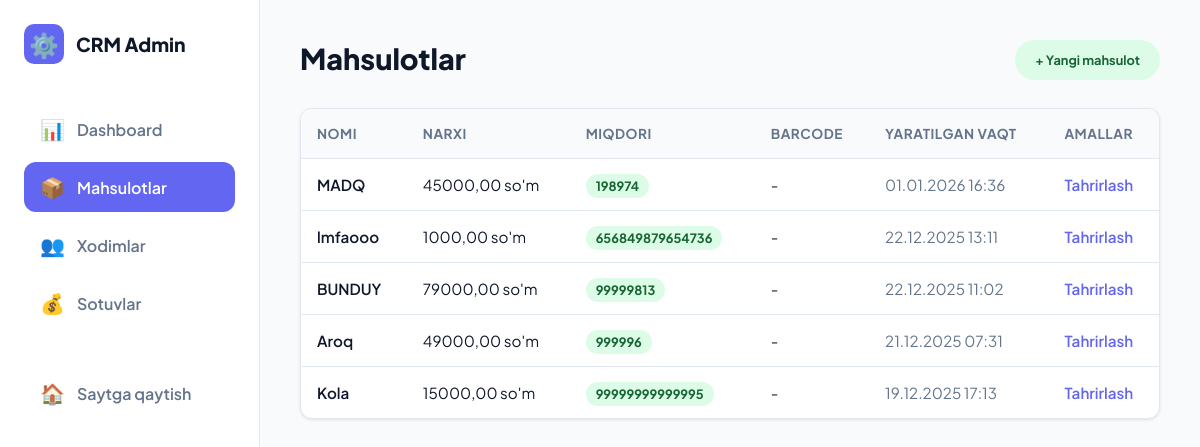
Page /admin-panel/products/ (signed in) on the earlier database version.
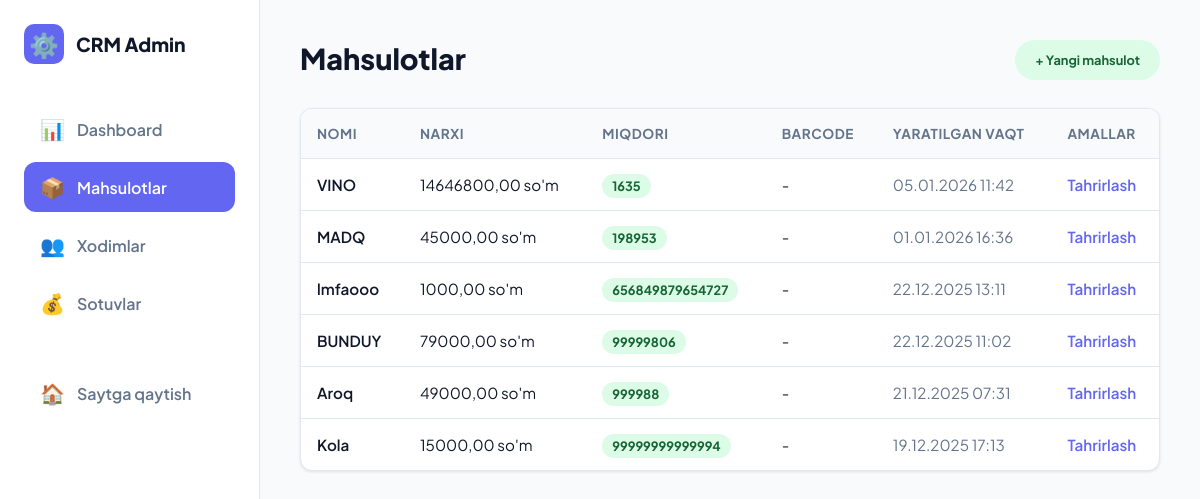
Same page on the later database version.
### mahsulotlar/models.py (models this page shows, shortened)
class Mahsulot(models.Model):
    nomi = models.CharField(max_length=200, verbose_name='Mahsulot nomi')
    narx = models.DecimalField(max_digits=10, decimal_places=2, verbose_name='Narx')
    miqdor = models.IntegerField(verbose_name='Miqdor', default=0)
    turi = models.ForeignKey(
        MahsulotTuri,
        on_delete=models.SET_NULL,
        null=True,
        blank=True,
        verbose_name='Mahsulot turi',
        related_name='mahsulotlar'
    )
    barcode = models.CharField(
        max_length=100,
        verbose_name='Barcode',
        blank=True,
        null=True,
        unique=True,
        help_text='Mahsulot barcode raqami'
    )
    yaratilgan_vaqt = models.DateTimeField(auto_now_add=True, verbose_name='Yaratilgan vaqt')
    yangilangan_vaqt = models.DateTimeField(auto_now=True, verbose_name='Yangilangan vaqt')
    class Meta:
        verbose_name = "Mahsulot"
        verbose_name_plural = "Mahsulotlar"
        ordering = ['-yaratilgan_vaqt']

### admin_panel/views.py (the view)
# urls.py: path('products/', views.product_list, name='admin_product_list'),
@login_required
@user_passes_test(is_admin)
def product_list(request):
    products = Mahsulot.objects.all().order_by('-yaratilgan_vaqt')
    context = {
        'products': products,
        'active_tab': 'products'
    }
    return render(request, 'admin_panel/products/list.html', context)

### admin_panel/views.py (called while the page is built)
def is_admin(user):
    return user.is_staff or user.is_superuser

### templates/admin_panel/products/list.html (shortened to what this page needs)
{% extends "admin_panel/admin_base.html" %}
{% block page_title %}Mahsulotlar{% endblock %}
{% block header_actions %}
<a href="{% url 'admin_product_add' %}" class="badge badge-success" style="text-decoration: none; padding: 12px 20px;">+
    Yangi mahsulot</a>
{% endblock %}
{% block content %}
<div class="card">
    <div class="table-container">
        <table>
            <thead>
                <tr>
                    <th>Nomi</th>
                    <th>Narxi</th>
                    <th>Miqdori</th>
                    <th>Barcode</th>
                    <th>Yaratilgan vaqt</th>
                    <th>Amallar</th>
                </tr>
            </thead>
            <tbody>
                {% for product in products %}
                <tr>
                    <td style="font-weight: 600;">{{ product.nomi }}</td>
                    <td>{{ product.narx }} so'm</td>
                    <td>
                        <span class="badge {% if product.miqdor < 10 %}badge-danger{% else %}badge-success{% endif %}">
                            {{ product.miqdor }}
                        </span>
                    </td>
                    <td>{{ product.barcode|default:"-" }}</td>
                    <td style="color: var(--text-muted);">{{ product.yaratilgan_vaqt|date:"d.m.Y H:i" }}</td>
                    <td>
                        <a href="{% url 'admin_product_edit' product.id %}"
                            style="color: var(--primary); text-decoration: none; font-weight: 600;">Tahrirlash</a>
                    </td>
                </tr>
                {% empty %}
                <tr>
                    <td colspan="6" style="text-align: center; padding: 40px; color: var(--text-muted);">Mahsulotlar mavjud emas</td>
                </tr>
                {% endfor %}
            </tbody>
        </table>
    </div>
</div>
{% endblock %}

Differences in the rows shown:
added Mahsulot: nomi "VINO", narx "14646800,00", miqdor "1635", barcode "-", yaratilgan_vaqt "05.01.2026 11:42"
changed Mahsulot "MADQ": miqdor "198974" → "198953"
changed Mahsulot "lmfaooo": miqdor "656849879654736" → "656849879654727"
changed Mahsulot "BUNDUY": miqdor "99999813" → "99999806"
changed Mahsulot "Aroq": miqdor "999996" → "999988"
changed Mahsulot "Kola": miqdor "99999999999995" → "99999999999994"
